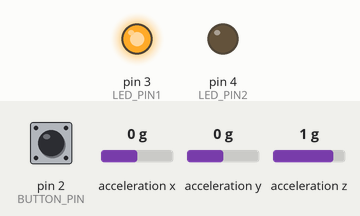
This sketch was run on a simulated Arduino Uno, built with avr-gcc and run on an emulated ATmega328P. Shown: output pins drawn as LEDs (lit = HIGH). The test bench sets the inputs (shaded band); at power-on: pin 2 (BUTTON_PIN) HIGH, acceleration x 0 g, acceleration y 0 g, acceleration z 1 g. What the sketch prints to the serial monitor is not drawn.

Above: at 1.2 s.
1.3 s: pin 2 (BUTTON_PIN) pulled LOW for 0.15 s
At 2.6 s:
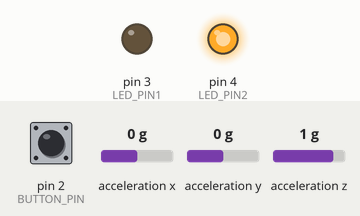
7.1 s: pin 2 (BUTTON_PIN) pulled LOW for 1 s
At 8.8 s:
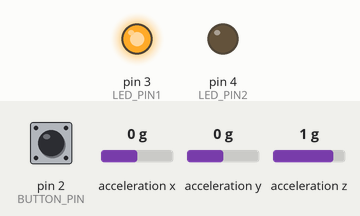
Timing chart, 0 to 10.3 s (numbered marks = the images above; inputs shaded):
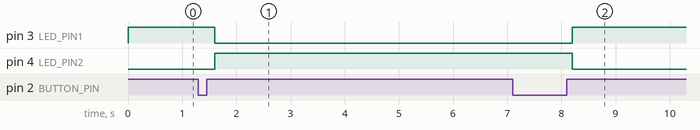

The sketch:

fitbit.ino
```cpp
//#include <SparkFun_MMA8452Q.h>

#include <Wire.h>
#include <Arduino.h>
#include "SparkFun_MMA8452Q.h"

MMA8452Q accel;

//Declaring keys

const byte MAGIC_NUMBER = 0x21;
const byte INFO_KEY = 0x30;
const byte ERROR_STRING = 0x31;
const byte TIMESTAMP_KEY = 0x32;
const byte PED_KEY = 0x35;
const byte BUTTON_KEY = 0x36;
const byte SLEEPTIME_KEY = 0x37;
const byte STEP_COUNT_KEY = 0x40;

//Declaring LED_PIN and BUTTON_PIN
const unsigned int BUTTON_PIN = 2;
const unsigned int LED_PIN1 = 3;
const unsigned int LED_PIN2 = 4;

//Declaring time variable for delata timing
//const unsigned long samplePeriod = 1000;
unsigned long nextSampleTime = 0;
unsigned long lastSwitchTime = 0;
const unsigned long switchDelay = 50;
unsigned long nextSwitchTime = 0;
unsigned long nextSendTime = 0;
const unsigned long sendPeriod = 200;


//Need to define state of the switch
boolean lastSwitchReading = HIGH;
boolean switchState = HIGH;

unsigned long sleepTime = 0;
int stepCount = 0;
long x_value;
byte x;
float y_value;
byte y;
float z_value;
byte z;
const unsigned long samplePeriod = 1000;
unsigned long lastDebounceTime = 0;
int debounceDelay = 50;
boolean lastResetReading = HIGH;
boolean resetState = HIGH;
boolean mode = LOW;

//Declaring states
enum State{
  pedometer,
  sleep,
};

//Declaring to be in the state of pedometer first
State currentState = pedometer;

void setup(){
  Serial.begin(9600);
  pinMode(BUTTON_PIN, INPUT_PULLUP);
  pinMode(LED_PIN1, OUTPUT);
  pinMode(LED_PIN2, OUTPUT);
  Wire.begin();
  accel.begin();
}

void loop() {
  unsigned long currentTime = millis();
  //after a second, send current running time
  if(currentTime >= nextSampleTime){
    nextSampleTime += samplePeriod;
    //send the current running time
    sendTimestamp(currentTime);
  }
  if(currentTime >= nextSampleTime){
    nextSampleTime += samplePeriod;
    sendSleepTime(millis());
  }
  if(currentTime >= nextSendTime){
      nextSendTime += sendPeriod;
      sendpedometer();
      sendbutton();
   }
  checkReset();
}


void sendUlong(unsigned long value){
  Serial.write(value >> 24);
  Serial.write(value >> 16);
  Serial.write(value >> 8);
  Serial.write(value);
}

void sendwordlength(int wordlength){
  Serial.write(wordlength >> 8);
//  Serial.println(wordlength >> 8);
  Serial.write(wordlength);
//  Serial.println(wordlength >> 8);
}

void sendTimestamp(unsigned long timestamp) {
  // Send magic number.
  Serial.write(MAGIC_NUMBER);

  // Send timestamp key.
  Serial.write(TIMESTAMP_KEY);

  // Send timestamp value.
  sendUlong(timestamp);
}

void sendSleepTime(unsigned long sleepTime) {
  // Send magic number.
  Serial.write(MAGIC_NUMBER);

  // Send timestamp key.
  Serial.write(SLEEPTIME_KEY);

  // Send timestamp value.
  sendUlong(sleepTime);
}

//need to have a function to convert float to byte
byte FloatstoBytes(float input){
  byte x = 0;
  x = input/0.1;
  return x;
  }

void sendpedometer(){
  Serial.write(MAGIC_NUMBER);
  Serial.write(PED_KEY);
  if(accel.available()){
    x_value = accel.getCalculatedX();
    x = FloatstoBytes(x_value);
    Serial.write(x);
    y_value = accel.getCalculatedY();
    y = FloatstoBytes(y_value);
    Serial.write(y);
    z_value = accel.getCalculatedZ();
    z = FloatstoBytes(z_value);
    Serial.write(z);
  }
}

void sendSleepTime(long sleepTimes) {
  Serial.write(MAGIC_NUMBER);
  Serial.write(SLEEPTIME_KEY);
  sendUlong(sleepTimes);
}

void sendinfo(char *value) {
  int i = 0;
    while(value[i] != '\0'){
    i++;
    }
  Serial.write(MAGIC_NUMBER);
  Serial.write(INFO_KEY);
  sendwordlength(i + 1);
  Serial.write(value);
}

void sendError(char *value) {
   int i = 0;
    while(value[i] != '\0'){
    i++;
    }
  Serial.write(MAGIC_NUMBER);
  Serial.write(ERROR_STRING);
  sendwordlength(i + 1);
  Serial.write(value);
}

void sendStepCount(int stepcount){
  Serial.write(MAGIC_NUMBER);
  Serial.write(STEP_COUNT_KEY);
  Serial.write(stepcount >> 8);
  Serial.write(stepcount);
}


//need a method to reset the sleep clock if there is a motion
void checkReset() {
  int reading = digitalRead(BUTTON_PIN);
  char steps[] = "Pedometer reset";
  char sleeps[] = "Sleep timer reset";
  if (lastResetReading != reading) {
    lastDebounceTime = millis();
  }
  if ((millis()-lastDebounceTime) > debounceDelay) {
    if (reading != resetState) {
      resetState = reading;
      if (resetState == LOW) {
            sendinfo(steps);
//            digitalWrite(LED_PIN1, LOW);
      }
      else {
            sendError(sleeps);
//            digitalWrite(LED_PIN2, LOW);
      }
   }
 }
  lastResetReading = reading;
}


void sendbutton(){
  boolean button_status = digitalRead(BUTTON_PIN);
//  Serial.print("THIS IS THE STATUS OF THE BUTTON: ");
//  Serial.println(button_status);
    if(button_status == LOW){
      boolean a = HIGH;
      Serial.write(MAGIC_NUMBER);
      Serial.write(BUTTON_KEY);
      Serial.write(a);
//    Serial.print("THIS IS THE BYTE INDICATING THE BUTTON IS PRESSED: ");
//    Serial.println(a);
      //Need to switch back mode to low when it was high and to high when it was low
      if(mode == LOW){
      mode = HIGH;
      }
      else{
        mode = LOW;
      }
      }
//      digitalWrite(LED_PIN2, HIGH);
//      digitalWrite(LED_PIN1, HIGH);
    else{
      boolean b = LOW;
      Serial.write(MAGIC_NUMBER);
      Serial.write(BUTTON_KEY);
      Serial.write(b);
//    Serial.print("THIS IS THE BYTE INDICATING THE BUTTON IS NOT PRESSED: ");
//    Serial.println(b);
//      digitalWrite(LED_PIN1, HIGH);
//      digitalWrite(LED_PIN2, LOW);
      if(mode == LOW){
        digitalWrite(LED_PIN1, HIGH);
        digitalWrite(LED_PIN2, LOW);
      }
      else{
        digitalWrite(LED_PIN1, LOW);
        digitalWrite(LED_PIN2, HIGH);
      }
      }
}
```

Measured:
- after the input at 1.3 s, pin 3 (LED_PIN1): HIGH → LOW after 0.30 s; pin 4 (LED_PIN2): LOW → HIGH after 0.30 s
- after the input at 7.1 s, pin 3 (LED_PIN1): LOW → HIGH after 1.1 s; pin 4 (LED_PIN2): HIGH → LOW after 1.1 s
